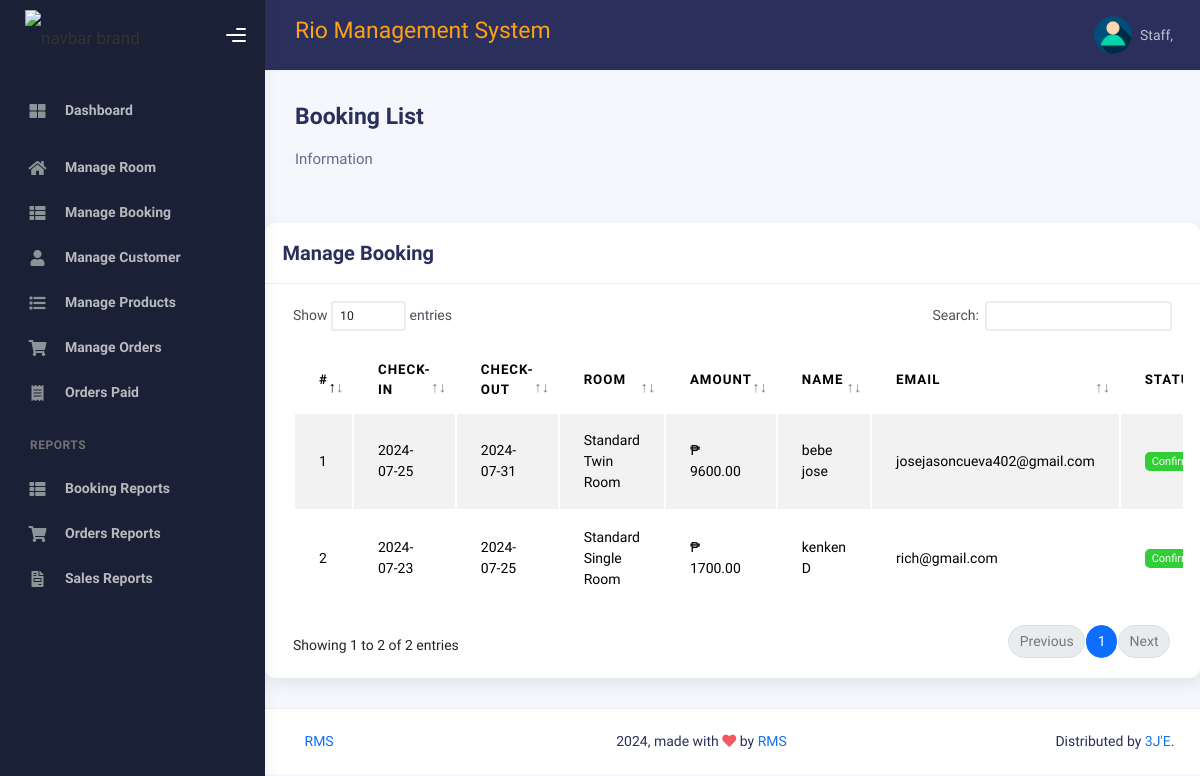
Page /staff/booking_details.php on the earlier database version.
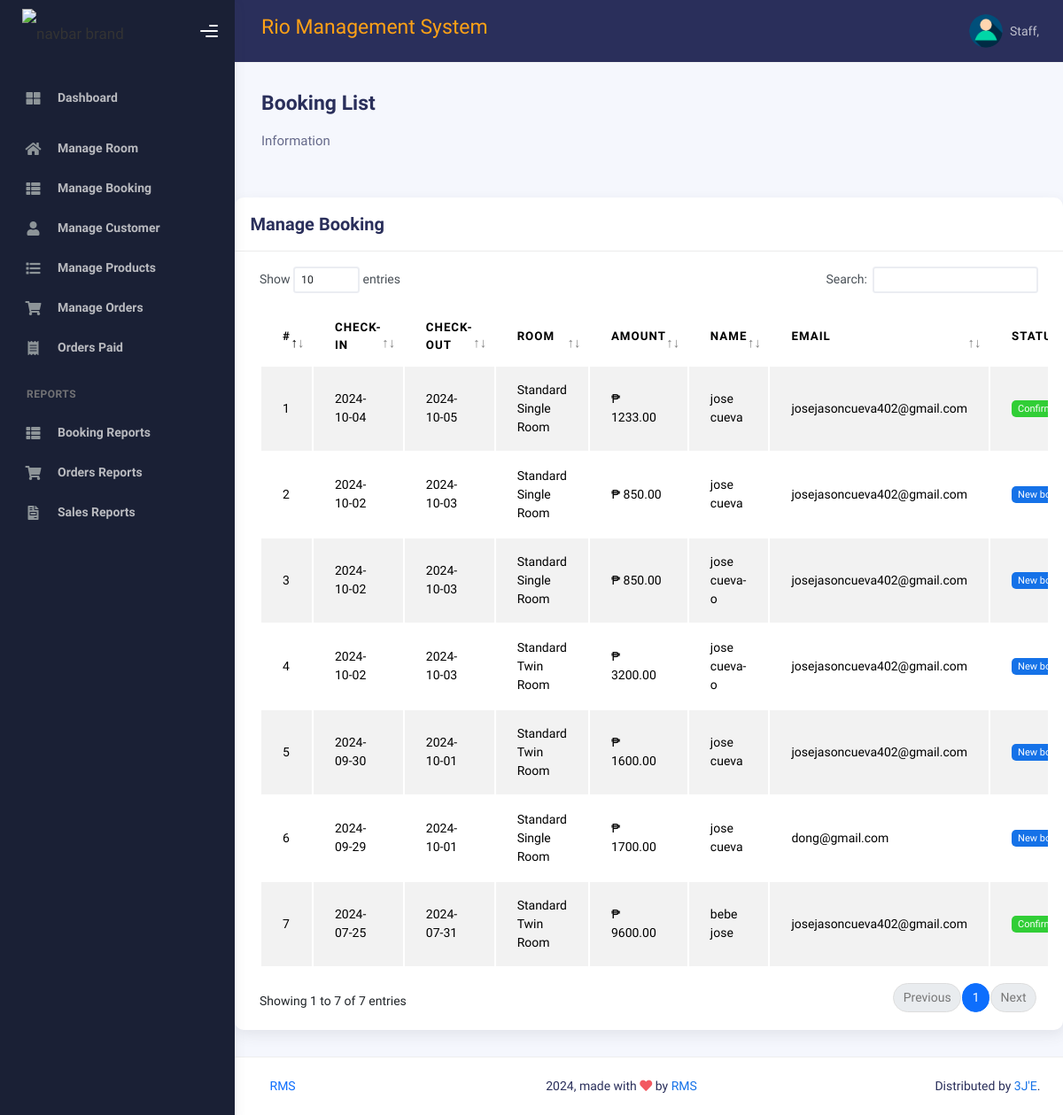
Same page on the later database version.
### tables this page shows
CREATE TABLE `reservations` (
  `id` int(11) NOT NULL,
  `booking_id` int(11) NOT NULL,
  `checkin_date` date NOT NULL,
  `checkout_date` date NOT NULL,
  `r_name` varchar(200) NOT NULL,
  `amount` varchar(225) NOT NULL,
  `title` varchar(10) NOT NULL,
  `first_name` varchar(225) NOT NULL,
  `last_name` varchar(225) NOT NULL,
  `email` varchar(225) NOT NULL,
  `phone` varchar(50) NOT NULL,
  `country` varchar(50) NOT NULL,
  `payment` varchar(50) NOT NULL,
  `status` varchar(20) NOT NULL DEFAULT 'Pending',
  `created_at` timestamp NOT NULL DEFAULT current_timestamp()
);

### staff/booking_details.php (the view, shortened to what this page needs)
<?php
include("config/connect.php");
$sql = "SELECT id, booking_id, checkin_date, checkout_date, r_name, amount, first_name, last_name , email, phone, country, payment, status FROM reservations order by created_at desc";
$result = $conn->query($sql);
$bookings = array();
if ($result->num_rows > 0) {
    while ($row = $result->fetch_assoc()) {
        $cnt = 1;
        $bookings[] = $row;
    }
}
?>
<!DOCTYPE html>
<html lang="en">
  <head>
    <link rel="stylesheet" href="assets/css/bootstrap.min.css" />
    <link rel="stylesheet" href="assets/css/plugins.min.css" />
    <link rel="stylesheet" href="assets/css/kaiadmin.min.css" />
    <link rel="stylesheet" href="assets/css/demo.css" />
  </head>
  <body>
    <div class="wrapper">
      <?php include("include/sidenavigation.php");?>
      <div class="main-panel">
    <?php include("include/header.php");?>
        <div class="container">
          <div class="page-inner">
            <div class="d-flex align-items-left align-items-md-center flex-column flex-md-row pt-2 pb-4">
              <div>
                <h3 class="fw-bold mb-3">Booking List</h3>
                <h6 class="op-7 mb-2">Information</h6>
              </div>
              </div>
            </div>
          <div class="row">
              <div class="col-md-12">
                <div class="card">
                  <div class="card-header">
                     <div class="d-flex align-items-center">
                    <h4 class="card-title">Manage Booking</h4>
                    </div>
                  </div>
                  <div class="card-body">
                    <div class="table-responsive">
                      <table
                        id="basic-datatables"
                        class="display table table-striped table-hover" style="width: 100%;">
                        <thead>
                          <tr>
                                        <th>#</th>
                                        <th>Check-In</th>
                                        <th>Check-Out</th>
                                        <th>Room</th>
                                        <th>Amount</th>
                                        <th>Name</th>
                                        <th>Email</th>
                                        <th>Status</th>
                                    </tr>
                                </thead>
                                <tbody>
                                    <?php foreach ($bookings as $booking): ?>
                <tr>
                    <td><?php echo $cnt; ?></td>
                    <td><?php echo $booking['checkin_date']; ?></td>
                    <td><?php echo $booking['checkout_date']; ?></td>
                    <td><?php echo $booking['r_name']; ?></td>
                    <td><?php echo $booking['amount']; ?></td>
                    <td><?php echo $booking['first_name'].' '.$booking['last_name']; ?></td>
                    <td><?php echo $booking['email']; ?></td>
                    <td >
                    <?php if ($booking['status'] == 'Pending'){
                        echo "<span class='badge badge-primary'>New booking</span>";
                    }
                    elseif ($booking['status'] == 'Rejected'){
                         echo "<span class='badge badge-danger'>Rejected</span>";
                    }else{
                        echo "<span class='badge badge-success'>Confirmed</span>";
                    }
                     ?>
                     </td>
                </tr>
                <?php  $cnt = $cnt+1; ?>
            <?php endforeach; ?>
                                </tbody>
                            </table>
                    </div>
                  </div>
                </div>
              </div>
      </div>
 <?php include("include/footer.php");?>
    </div>
</div>
</div>
  </body>
</html>

Differences in the rows shown:
removed reservations: checkin_date "2024-07-23", checkout_date "2024-07-25", r_name "Standard Single Room", amount "₱ 1700.00", first_name "kenken", last_name "D", email "rich@gmail.com", status "Confirmed"
added reservations: checkin_date "2024-10-04", checkout_date "2024-10-05", r_name "Standard Single Room", amount "₱ 1233.00", first_name "jose", last_name "cueva", email "josejasoncueva402@gmail.com", status "Confirmed"
added reservations: checkin_date "2024-10-02", checkout_date "2024-10-03", r_name "Standard Single Room", amount "₱ 850.00", first_name "jose", last_name "cueva", email "josejasoncueva402@gmail.com", status "New…"
added reservations: checkin_date "2024-10-02", checkout_date "2024-10-03", r_name "Standard Single Room", amount "₱ 850.00", first_name "jose", last_name "cueva-o", email "josejasoncueva402@gmail.com", status "New…"
added reservations: checkin_date "2024-10-02", checkout_date "2024-10-03", r_name "Standard Twin Room", amount "₱ 3200.00", first_name "jose", last_name "cueva-o", email "josejasoncueva402@gmail.com", status "New…"
added reservations: checkin_date "2024-09-30", checkout_date "2024-10-01", r_name "Standard Twin Room", amount "₱ 1600.00", first_name "jose", last_name "cueva", email "josejasoncueva402@gmail.com", status "New…"
added reservations: checkin_date "2024-09-29", checkout_date "2024-10-01", r_name "Standard Single Room", amount "₱ 1700.00", first_name "jose", last_name "cueva", email "dong@gmail.com", status "New…"
Other differences:
text written by a page script: "Show entries Search: Showing 1 to 2 of 2 entries Previous 1 Next" → "Show entries Search: Showing 1 to 7 of 7 entries Previous 1 Next"
